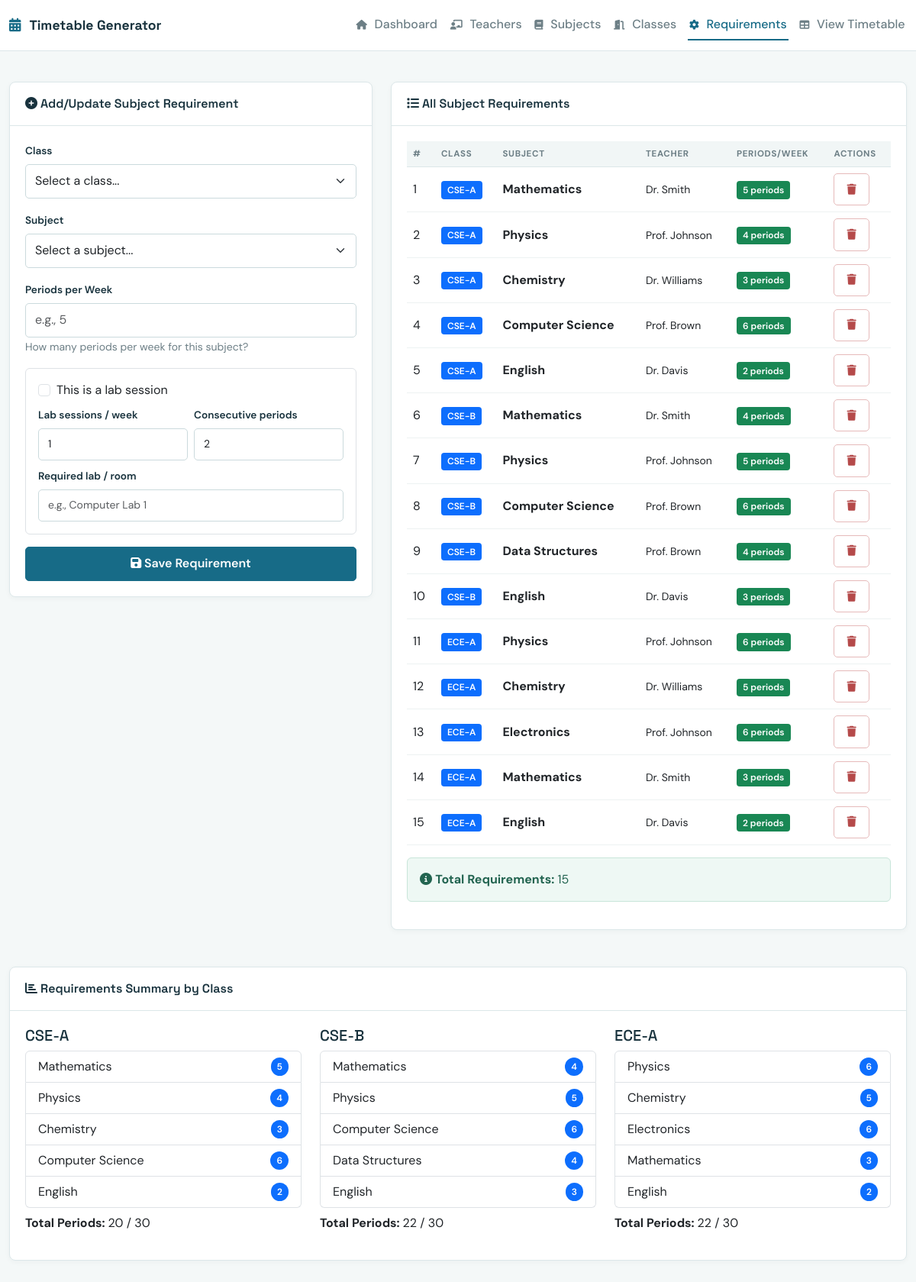
/requirements, run on an earlier commit of the app's database.
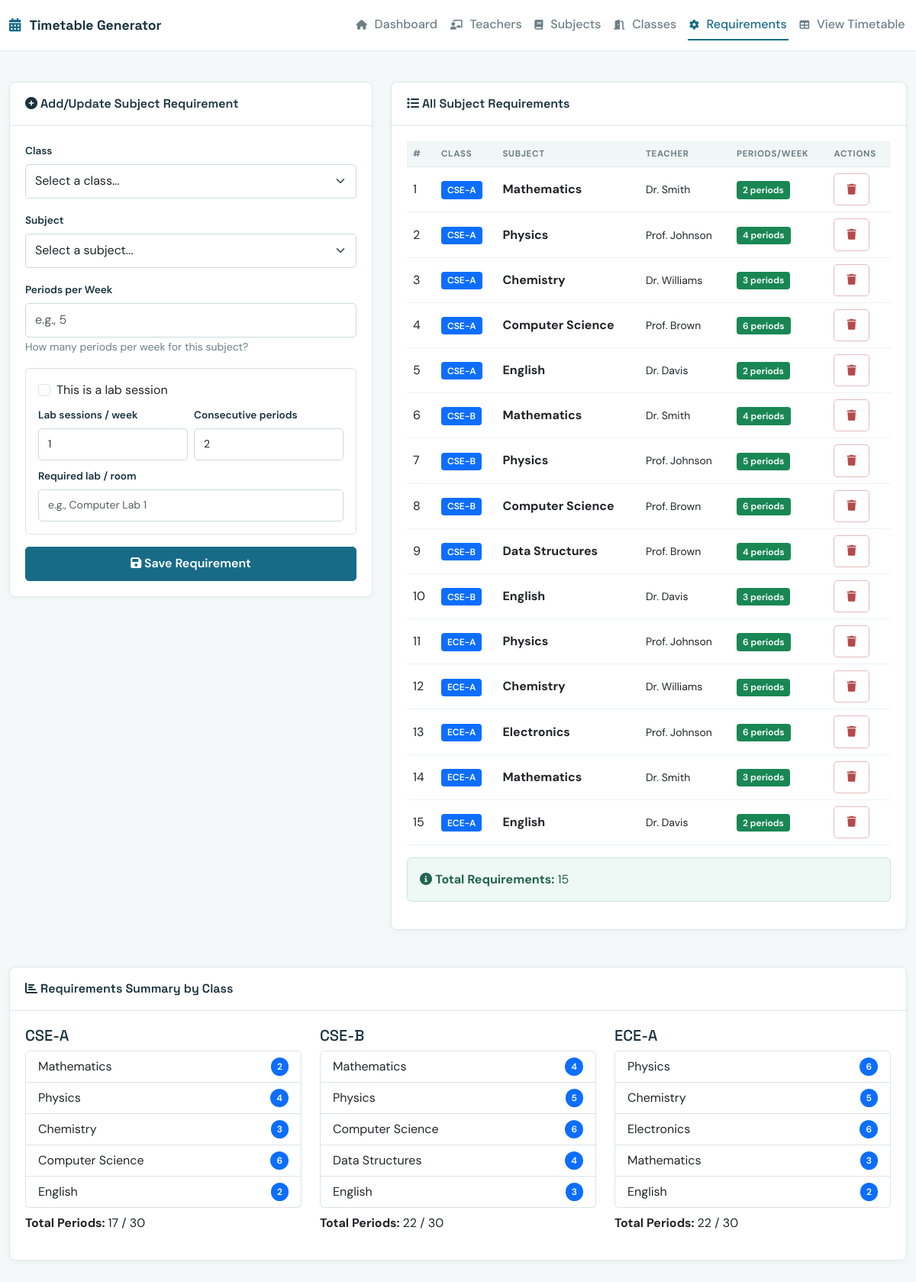
And on a later commit of the database.
### app.py (models this page shows, shortened)
class SubjectRequirement(db.Model):
    id = db.Column(db.Integer, primary_key=True)
    classroom_id = db.Column(db.Integer, db.ForeignKey('class_room.id'), nullable=False)
    subject_id = db.Column(db.Integer, db.ForeignKey('subject.id'), nullable=False)
    periods_per_week = db.Column(db.Integer, nullable=False)
    is_lab = db.Column(db.Boolean, nullable=False, default=False)
    lab_sessions = db.Column(db.Integer, nullable=False, default=0)
    lab_periods = db.Column(db.Integer, nullable=False, default=1)
    lab_room = db.Column(db.String(100), nullable=False, default='')
    subject = db.relationship('Subject')

class ClassRoom(db.Model):
    id = db.Column(db.Integer, primary_key=True)
    name = db.Column(db.String(50), nullable=False)
    requirements = db.relationship('SubjectRequirement', backref='classroom', lazy=True)

class Subject(db.Model):
    id = db.Column(db.Integer, primary_key=True)
    name = db.Column(db.String(100), nullable=False)
    teacher_id = db.Column(db.Integer, db.ForeignKey('teacher.id'), nullable=False)

class Teacher(db.Model):
    id = db.Column(db.Integer, primary_key=True)
    name = db.Column(db.String(100), nullable=False)
    subjects = db.relationship('Subject', backref='teacher', lazy=True)

### app.py (the view)
@app.route('/requirements')
def requirements():
    classrooms = ClassRoom.query.all()
    subjects = Subject.query.all()
    requirements = SubjectRequirement.query.all()
    return render_template('requirements.html',
                         classrooms=classrooms,
                         subjects=subjects,
                         requirements=requirements)

### templates/requirements.html (shortened to what this page needs)
{% extends "base.html" %}
{% block content %}
<div class="container">
    <div class="row">
        <div class="col-md-5 mb-4">
            <div class="card">
                <div class="card-header">
                    <i class="fas fa-plus-circle"></i> Add/Update Subject Requirement
                </div>
                <div class="card-body">
                    <form action="/requirements/add" method="POST">
                        <div class="mb-3">
                            <label for="classroom_id" class="form-label">Class</label>
                            <select class="form-select" id="classroom_id" name="classroom_id" required>
                                <option value="">Select a class...</option>
                            </select>
                        </div>
                        <div class="mb-3">
                            <label for="subject_id" class="form-label">Subject</label>
                            <select class="form-select" id="subject_id" name="subject_id" required>
                                <option value="">Select a subject...</option>
                            </select>
                        </div>
                        <div class="mb-3">
                            <label for="periods_per_week" class="form-label">Periods per Week</label>
                            <input type="number" class="form-control" id="periods_per_week" name="periods_per_week"
                                   min="1" max="6" required placeholder="e.g., 5">
                            <small class="form-text text-muted">How many periods per week for this subject?</small>
                        </div>
                        <div class="border rounded p-3 mb-3">
                            <div class="form-check mb-2"><input class="form-check-input" type="checkbox" id="is_lab" name="is_lab"><label class="form-check-label" for="is_lab">This is a lab session</label></div>
                            <div class="row g-2">
                                <div class="col-6"><label class="form-label small" for="lab_sessions">Lab sessions / week</label><input class="form-control form-control-sm" type="number" min="1" id="lab_sessions" name="lab_sessions" value="1"></div>
                                <div class="col-6"><label class="form-label small" for="lab_periods">Consecutive periods</label><input class="form-control form-control-sm" type="number" min="1" max="6" id="lab_periods" name="lab_periods" value="2"></div>
                                <div class="col-12"><label class="form-label small" for="lab_room">Required lab / room</label><input class="form-control form-control-sm" id="lab_room" name="lab_room" placeholder="e.g., Computer Lab 1"></div>
                            </div>
                        </div>
                        <button type="submit" class="btn btn-primary w-100"
                                {% if not classrooms or not subjects %}disabled{% endif %}>
                            <i class="fas fa-save"></i> Save Requirement
                        </button>
                    </form>
                </div>
            </div>
        </div>
        <div class="col-md-7">
            <div class="card">
                <div class="card-header">
                    <i class="fas fa-list"></i> All Subject Requirements
                </div>
                <div class="card-body">
                    {% if requirements %}
                    <div class="table-responsive">
                        <table class="table table-hover">
                            <thead>
                                <tr>
                                    <th>#</th>
                                    <th>Class</th>
                                    <th>Subject</th>
                                    <th>Teacher</th>
                                    <th>Periods/Week</th>
                                    <th>Actions</th>
                                </tr>
                            </thead>
                            <tbody>
                                {% for req in requirements %}
                                <tr>
                                    <td>{{ loop.index }}</td>
                                    <td>
                                        <span class="badge bg-primary">{{ req.classroom.name }}</span>
                                    </td>
                                    <td>
                                        <strong>{{ req.subject.name }}</strong>
                                    </td>
                                    <td>
                                        <small>{{ req.subject.teacher.name }}</small>
                                    </td>
                                    <td>
                                        <span class="badge bg-success">{{ req.periods_per_week }} periods</span>
                                    </td>
                                    <td>
                                        <form action="/requirements/delete/{{ req.id }}" method="POST" style="display: inline;"
                                              onsubmit="return confirm('Are you sure you want to delete this requirement?');">
                                            <button type="submit" class="btn btn-danger btn-sm">
                                                <i class="fas fa-trash"></i>
                                            </button>
                                        </form>
                                    </td>
                                </tr>
                                {% endfor %}
                            </tbody>
                        </table>
                    </div>
                    <div class="alert alert-success mt-3">
                        <i class="fas fa-info-circle"></i>
                        <strong>Total Requirements:</strong> {{ requirements|length }}
                    </div>
                    {% else %}
                    <div class="alert alert-info">
                        <i class="fas fa-info-circle"></i> No requirements configured.
                        Add your first requirement using the form on the left.
                    </div>
                    {% endif %}
                </div>
            </div>
        </div>
    </div>
    {% if requirements %}
    <div class="row mt-4">
        <div class="col-12">
            <div class="card">
                <div class="card-header">
                    <i class="fas fa-chart-bar"></i> Requirements Summary by Class
                </div>
                <div class="card-body">
                    <div class="row">
                        {% for classroom in classrooms %}
                        {% set class_reqs = requirements | selectattr('classroom.id', 'equalto', classroom.id) | list %}
                        {% if class_reqs %}
                        <div class="col-md-4 mb-3">
                            <h5>{{ classroom.name }}</h5>
                            <ul class="list-group">
                                {% for req in class_reqs %}
                                <li class="list-group-item d-flex justify-content-between align-items-center">
                                    {{ req.subject.name }}
                                    <span class="badge bg-primary rounded-pill">{{ req.periods_per_week }}</span>
                                </li>
                                {% endfor %}
                            </ul>
                            <div class="mt-2">
                                <strong>Total Periods: </strong>
                                {{ class_reqs | sum(attribute='periods_per_week') }} / 30
                            </div>
                        </div>
                        {% endif %}
                        {% endfor %}
                    </div>
                </div>
            </div>
        </div>
    </div>
    {% endif %}
</div>
{% endblock %}

### templates/base.html (shortened to what this page needs)
<!DOCTYPE html>
<html lang="en">
<head>
    <link href="https://cdn.jsdelivr.net/npm/bootstrap@5.3.0/dist/css/bootstrap.min.css" rel="stylesheet">
    <link rel="stylesheet" href="https://cdnjs.cloudflare.com/ajax/libs/font-awesome/6.4.0/css/all.min.css">
</head>
<body>
    <nav class="navbar navbar-expand-lg navbar-light sticky-top">
        <div class="container-fluid">
            <a class="navbar-brand" href="/">
                <i class="fas fa-calendar-alt"></i> Timetable Generator
            </a>
            <div class="collapse navbar-collapse" id="navbarNav">
                <ul class="navbar-nav ms-auto">
                    <li class="nav-item">
                        <a class="nav-link {% if request.path == '/' %}active{% endif %}" href="/">
                            <i class="fas fa-home"></i> Dashboard
                        </a>
                    </li>
                    <li class="nav-item">
                        <a class="nav-link {% if request.path == '/teachers' %}active{% endif %}" href="/teachers">
                            <i class="fas fa-chalkboard-teacher"></i> Teachers
                        </a>
                    </li>
                    <li class="nav-item">
                        <a class="nav-link {% if request.path == '/subjects' %}active{% endif %}" href="/subjects">
                            <i class="fas fa-book"></i> Subjects
                        </a>
                    </li>
                    <li class="nav-item">
                        <a class="nav-link {% if request.path == '/classes' %}active{% endif %}" href="/classes">
                            <i class="fas fa-door-open"></i> Classes
                        </a>
                    </li>
                    <li class="nav-item">
                        <a class="nav-link {% if request.path == '/requirements' %}active{% endif %}" href="/requirements">
                            <i class="fas fa-cog"></i> Requirements
                        </a>
                    </li>
                    <li class="nav-item">
                        <a class="nav-link {% if request.path == '/timetable' %}active{% endif %}" href="/timetable">
                            <i class="fas fa-table"></i> View Timetable
                        </a>
                    </li>
                </ul>
            </div>
        </div>
    </nav>
    <div class="container-fluid content-wrapper">
        {% block content %}{% endblock %}
    </div>
</body>
</html>

### templates/base.html (style rules this page uses)
:root { --primary-color: #176b87; --primary-dark: #0e4d63; --ink: #18323d; --muted: #6d7f86; --line: #dce7e9; --surface: #ffffff; --canvas: #f4f8f8; --success: #287d68; --danger: #b54a4a; }
* { box-sizing: border-box; }
body { background: var(--canvas); min-height: 100vh; color: var(--ink); font-family: 'DM Sans', sans-serif; }
.navbar { background: var(--surface) !important; border-bottom: 1px solid var(--line); padding: .8rem 0; }
.navbar-brand { color: var(--ink) !important; font-family: 'Space Grotesk', sans-serif; font-size: 1.1rem; font-weight: 700; }
.navbar-brand i { color: var(--primary-color); margin-right: .45rem; }
.nav-link { color: var(--muted) !important; border-bottom: 2px solid transparent; font-weight: 500; margin-left: .75rem; padding: .45rem .15rem !important; }
.nav-link:hover, .nav-link.active { color: var(--primary-color) !important; }
.nav-link.active { border-bottom-color: var(--primary-color); }
.nav-link i { font-size: .8rem; margin-right: .35rem; }
.content-wrapper { padding: 2.5rem 0 4rem; }
.container, .container-fluid { max-width: 1240px; }
h1, h2, h3, h4, h5, h6 { color: var(--ink); font-family: 'Space Grotesk', sans-serif; }
.text-muted { color: var(--muted) !important; }
.card { background: var(--surface); border: 1px solid var(--line); border-radius: 8px; box-shadow: 0 2px 7px rgba(24, 50, 61, .04); margin-bottom: 1.5rem; }
.card-header { background: transparent; border-bottom: 1px solid var(--line); color: var(--ink); padding: 1rem 1.25rem; font-family: 'Space Grotesk', sans-serif; font-weight: 600; }
.card-body { padding: 1.25rem; }
.btn { border-radius: 5px; font-weight: 600; padding: .6rem 1rem; }
.btn-primary { background: var(--primary-color); border-color: var(--primary-color); }
.btn-danger { background: transparent; border-color: #e6baba; color: var(--danger); }
.form-label { color: var(--ink); font-size: .85rem; font-weight: 600; margin-bottom: .4rem; }
.form-control, .form-select { border: 1px solid #cbdadd; border-radius: 5px; min-height: 42px; padding: .6rem .75rem; }
.table { --bs-table-bg: transparent; margin-bottom: 0; }
.table thead th { background: #f1f6f6; border-bottom: 1px solid var(--line); color: var(--muted); font-size: .72rem; letter-spacing: .06em; text-transform: uppercase; }
.table td { border-color: #edf2f2; vertical-align: middle; }
.badge { border-radius: 4px; font-size: .75rem; font-weight: 600; padding: .35rem .5rem; }
.alert { border: 1px solid; border-radius: 6px; }
.alert-success { background: #eef8f4; border-color: #c8e5d9; color: #226450; }

What changed in the data, as far as the page shows it:
changed SubjectRequirement (number 1 of 15 on the later page): periods_per_week "5" → "2"
computed for ClassRoom "CSE-A": class_reqs "20" → "17"
